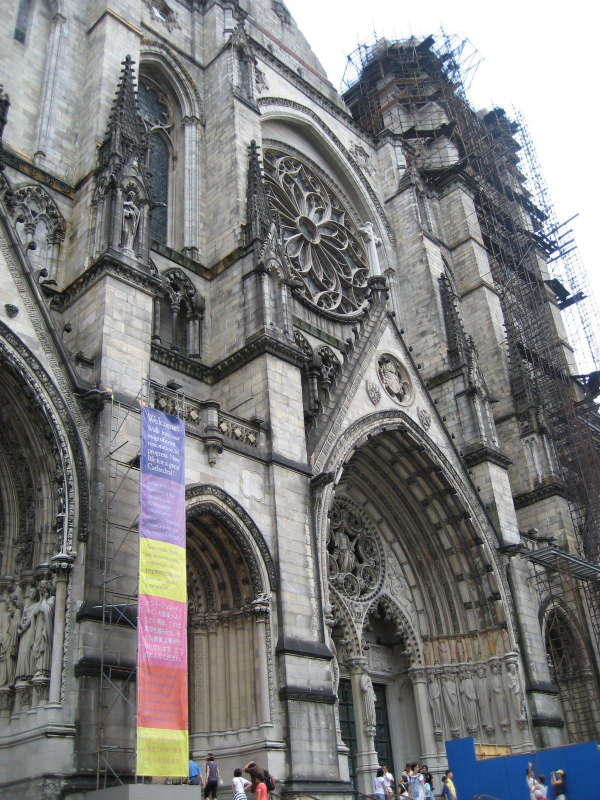
%> input picture data/001.jpg, 1200 x 1600 px (shown at 1/2 size); its folder holds 4 pictures in this run
$ octave demo.m   (GNU Octave 9; MATLAB toolbox functions it lacks are replaced by stand-ins)
%> lines starting %> are read from the running program, lines starting %| are printed output that depends on the picture
### Main_angle_outer.m
function angle = Main_angle_outer(disp)
    % Determine the size of the input image
    [m, n] = size(disp);

    % Adjust image size to make it square based on the larger dimension
    if m > n
        disp = imresize(disp, [m, m]);
    elseif n > m
        disp = imresize(disp, [n, n]);
    end

    % Get the new dimensions of the image
    [w, h] = size(disp);

    % Initialize a masked image and a magnitude vector
    masked = zeros(w, h);
    mag = zeros(1, 4);

    % Loop through four orientations to calculate the gradient magnitude
    for i = 1:4
        % Copy the original image to the masked image
        masked(:, :) = disp(:, :);

        % Apply masking based on the current orientation
        if i == 1
            masked(1:floor(w / 2), :) = 0;
            mag(i) = sum(masked, 'all');
        elseif i == 2
            masked(floor(w / 2) + 1:end, :) = 0;
            mag(i) = sum(masked, 'all');
        elseif i == 3
            masked(:, 1:floor(w / 2)) = 0;
            mag(i) = sum(masked, 'all');
        elseif i == 4
            masked(:, floor(w / 2) + 1:end) = 0;
            mag(i) = sum(masked, 'all');
        end
    end

    % Initialize a test vector to compare magnitudes
    test = mag;

    % Determine the predominant angle based on the gradient magnitude
    angle = 0; % Default angle
    test(1) = 0;
    if all(mag(1) > test)
        angle = 0;
    end

    test = mag;
    test(2) = 0;
    if all(mag(2) > test)
        angle = 180;
    end

    test = mag;
    test(3) = 0;
    if all(mag(3) > test)
        angle = 90;
    end

    test = mag;
    test(4) = 0;
    if all(mag(4) > test)
        angle = 270;
    end
end

### demo.m
% Close all figures and clear workspace
close all;
clear all;

% Define the data path
datapath = '.\data';

% Retrieve lists of image and depth map files
imageFiles = dir(fullfile(datapath, '*.jpg'));
depthMapFiles = dir(fullfile(datapath, '*.png'));

% Predefined input angles
Input_angle = [90, 0, 0, 0, 0, 270, 270, 0, 0, 0, 270, 270];

% Initialize output angles array
Angle_theta = [];

% Load image and depth map
for i = 1:length(imageFiles)
    % Read the current image and depth map
    image = imread(fullfile(datapath, imageFiles(i).name));
%> image is the input picture: size 1600x1200x3 uint8; mean R, G, B 123.7, 123.7, 124.2
    depthMap = imread(fullfile(datapath, depthMapFiles(i).name));
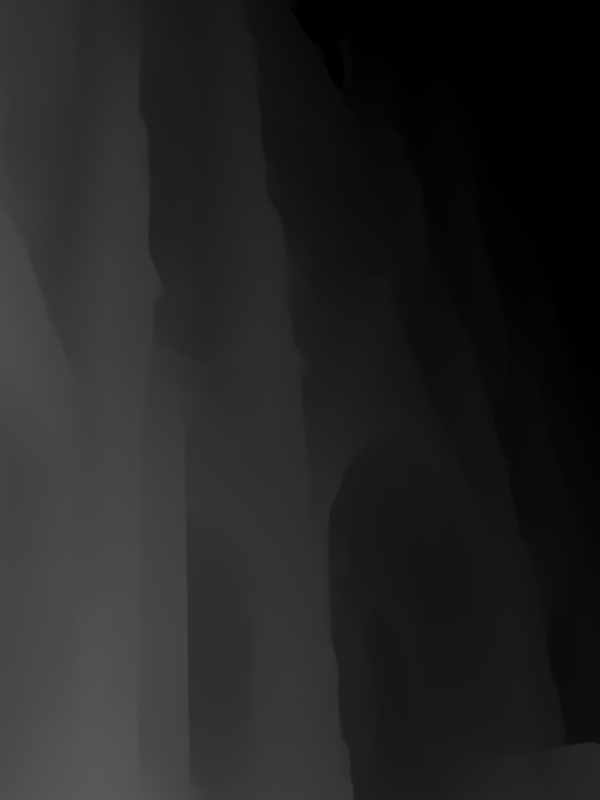
%> input picture data/001.png, 1200 x 1600 px (shown at 1/2 size)
%> depthMap is the input picture: size 1600x1200 uint8; min 0, max 88, mean 35.2

    % Convert depth map to grayscale if it's in color
    if size(depthMap, 3) == 3
        depthMap = rgb2gray(depthMap);
    end

    % Adjust depth map if minimum depth is 0
    minD = min(min(depthMap));
%> minD = 0
    if minD == 0
        depthMap = depthMap + 1;
    end

    % Rotate image and depth map according to the predefined input angles
    imtilt = imrotate(image, Input_angle(i));
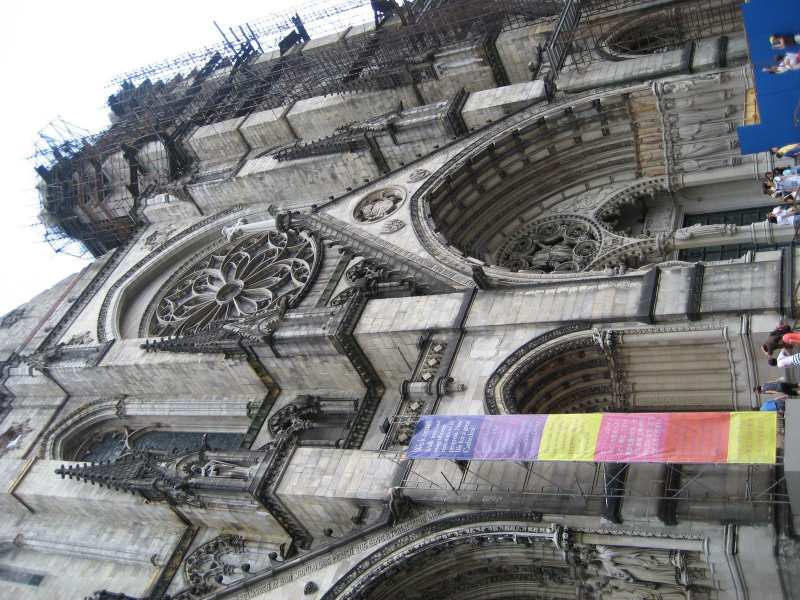
%> imtilt: size 1200x1600x3 uint8 (shown at 1/2 size); mean R, G, B 123.7, 123.7, 124.2; mean of the top-left, top-right, bottom-left and bottom-right quarters 157, 96.5, 128.1, 113.8
    drot = imrotate(depthMap, Input_angle(i));
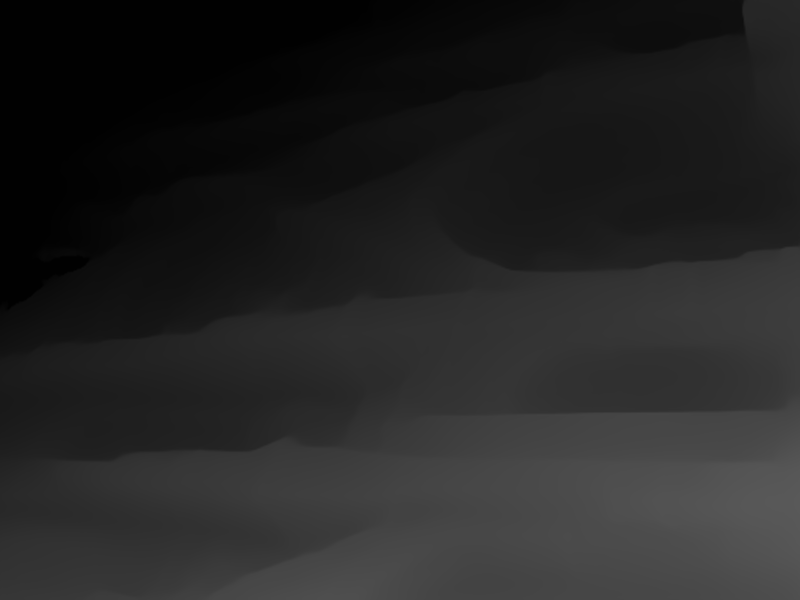
%> drot: size 1200x1600 uint8 (shown at 1/2 size); min 1, max 89, mean 36.2; mean of the top-left, top-right, bottom-left and bottom-right quarters 8.5, 26, 45, 65.3

    % Display the original rotated image
    figure, imshow(imtilt); title('Input_image');

    % Initialize counter for theta
    count_theta = 0;

    % Compute the angle using Main_angle_outer function
    Theta_out = Main_angle_outer(drot);
%> in Main_angle_outer, `disp = imresize(disp, [n, n]);`:
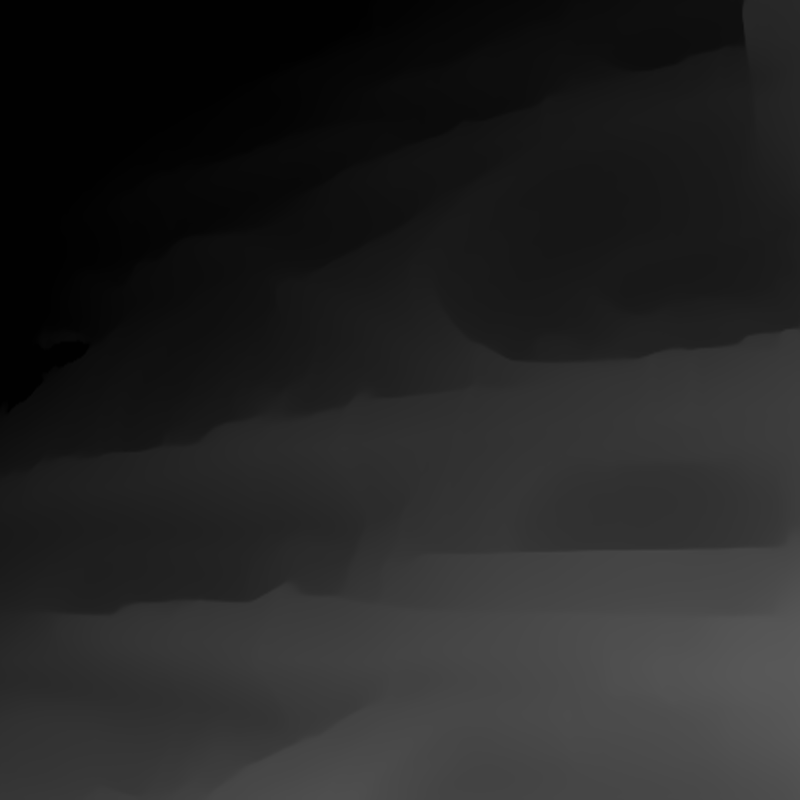
%> disp: size 1600x1600 uint8 (shown at 1/2 size); min 1, max 89, mean 36.2
%> after the loop in Main_angle_outer, `for i = 1:4`:
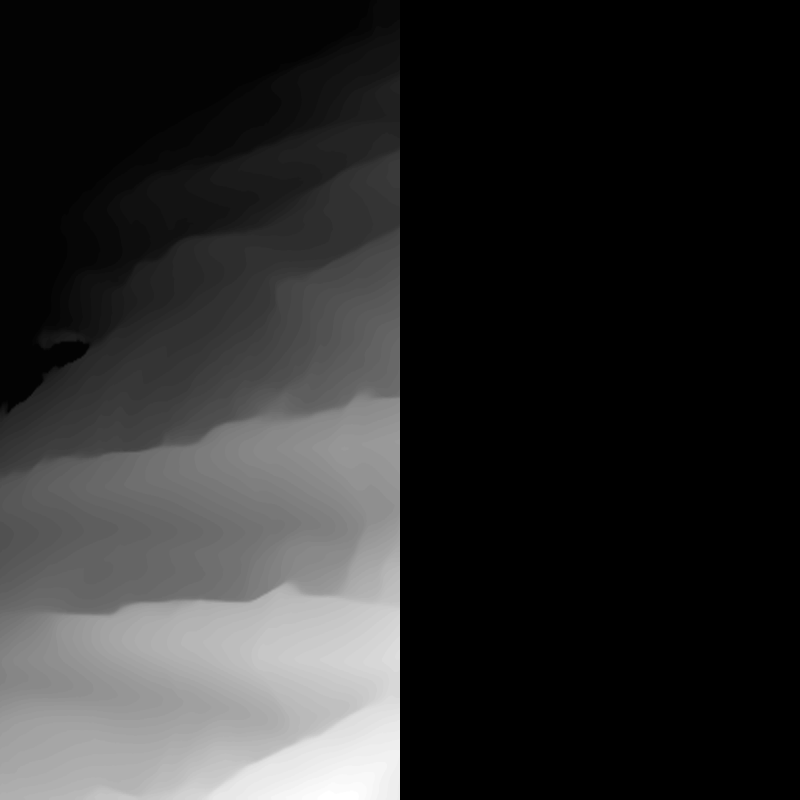
%> masked: size 1600x1600 double (shown at 1/2 size); min 0, max 78, mean 13.4; drawn with min black and max white
%> after the loop in Main_angle_outer, `for i = 1:4`: mag = [70558974 22108384 58430999 34236359]
%> Theta_out = 0

    % Display the corrected image after adjusting for Theta_out
    figure, imshow(imrotate(imtilt, -Theta_out, "loose")); title('Fixed_image');
end
%> pass 2 of the loop `for i = 1:length(imageFiles)`:
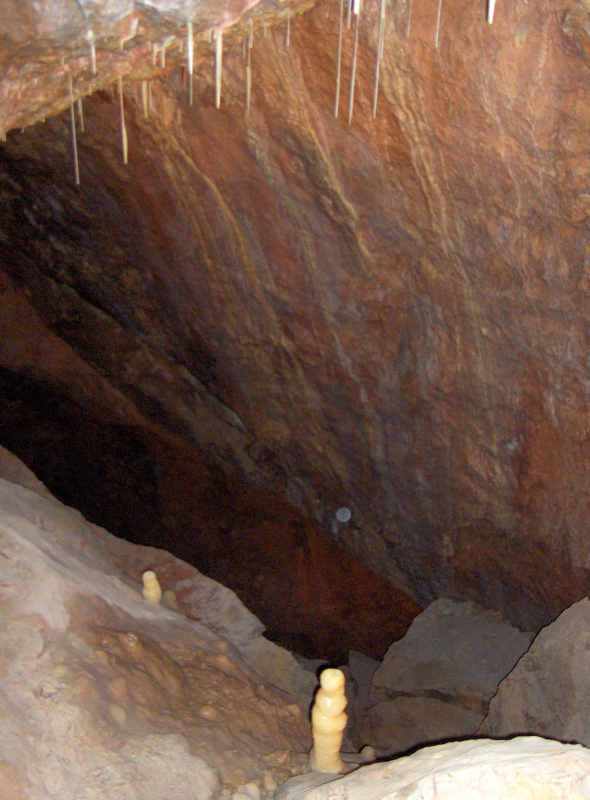
%> input picture data/002.jpg, 1179 x 1600 px (shown at 1/2 size)
%> image is the input picture: size 1600x1179x3 uint8; mean R, G, B 111.7, 85, 70.7
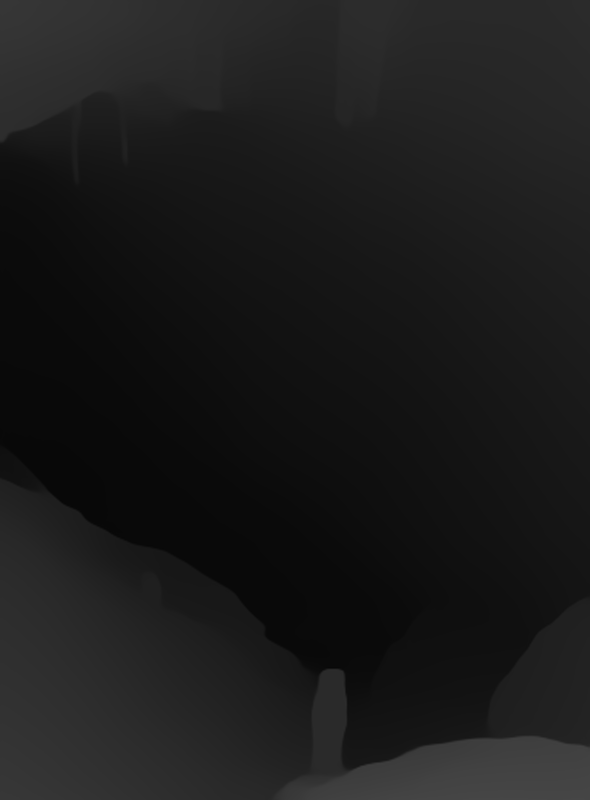
%> input picture data/002.png, 1179 x 1600 px (shown at 1/2 size)
%> depthMap is the input picture: size 1600x1179 uint8; min 6, max 70, mean 26.9
%> minD = 6
%> Theta_out = 180
%> `imshow(imrotate(imtilt, -Theta_out, "loose"))`:
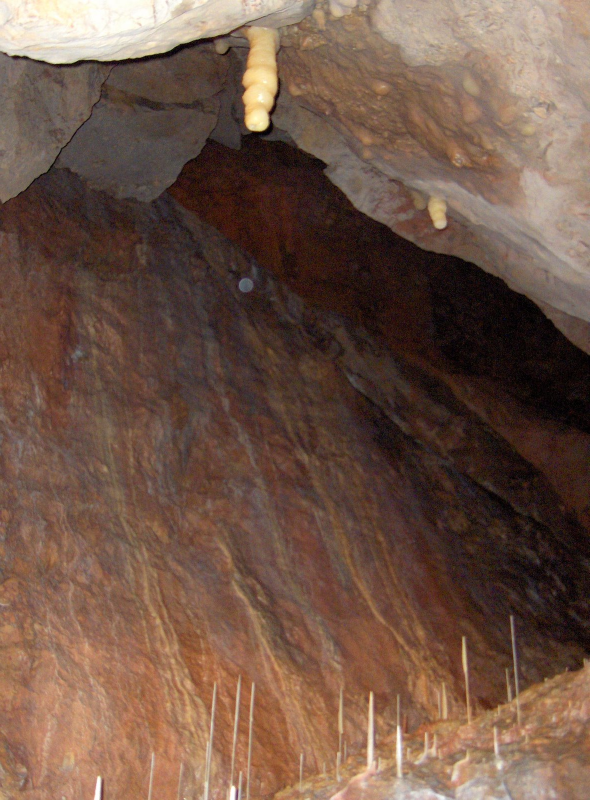
%> displayed picture: size 1600x1179x3, on the screen's scale of 0 to 255 (shown at 1/2 size); mean R, G, B 111.7, 85, 70.7; mean of the top-left, top-right, bottom-left and bottom-right quarters 83.4, 90.2, 106.9, 76
